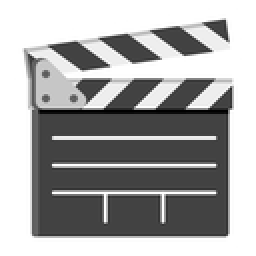
#> input picture src/studio/icons/icon-128.png, 128 x 128 px, given in place of emoji_u1f3ac.png, which was not available (shown 2 times larger)
$ python studio_icons.py
#> lines starting #> are read from the running program, lines starting #| are printed output that depends on the picture
"""Draws ScriptBot's icons into src/studio/icons/: Noto Emoji's clapperboard
(src/studio/icons/noto-emoji/, with its source and licence), with a thin white
outline so that its dark board shows on a dark tab or top bar, in the sizes and
file names of Speakr's icons under static/img/, which src/studio/rebrand.py
replaces with these when the image is built. One image for every size and
device: the icons do not depend on the system's emoji font.

Needs Pillow, which the studio image has:

    docker run --rm --memory 512m --network none -u "$(id -u):$(id -g)" -v "$PWD":/w -w /w \
        --entrypoint python ghcr.io/blake-dk/speakr-studio:<tag> -I scripts/studio_icons.py
"""

import os
import sys

from PIL import Image, ImageFilter

ROOT = os.path.dirname(os.path.dirname(os.path.abspath(__file__)))
SOURCE = os.path.join(ROOT, 'src', 'studio', 'icons', 'noto-emoji', 'emoji_u1f3ac.png')
OUT = os.path.join(ROOT, 'src', 'studio', 'icons')
WHITE = (255, 255, 255)
BASE = 512        # the outlined mark is made once at this size, then scaled down
INSET = 24        # room for the outline inside the square
OUTLINE = 21      # outline width at 512 px: about 1 px at 16 px


def outlined_mark():
    source = Image.open(SOURCE).convert('RGBA')
#> source is the input picture: PIL image 128x128 RGBA; mean R, G, B, A 116.2, 116.2, 116.2, 193.7
    inner = source.resize((BASE - 2 * INSET, BASE - 2 * INSET), Image.LANCZOS)
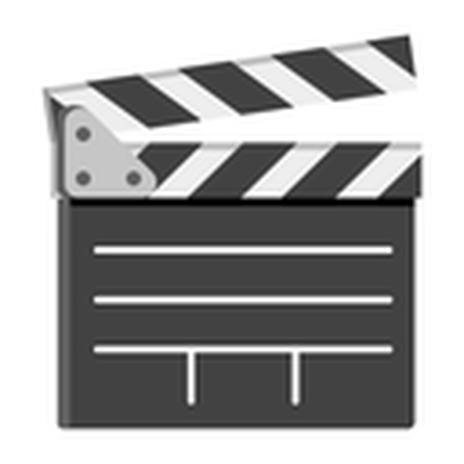
#> inner: PIL image 464x464 RGBA; mean R, G, B, A 119.2, 119.2, 119.2, 193.8; transparent parts drawn white
    mark = Image.new('RGBA', (BASE, BASE), (0, 0, 0, 0))
#> mark: PIL image 512x512 RGBA; every value is 0
    mark.alpha_composite(inner, (INSET, INSET))
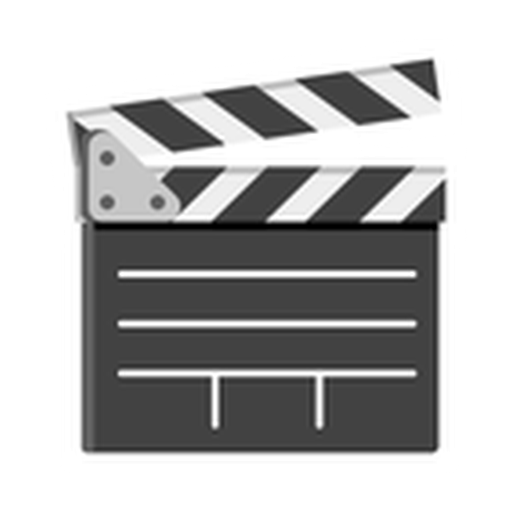
#> mark: PIL image 512x512 RGBA; mean R, G, B, A 97.9, 97.9, 97.9, 159.1; transparent parts drawn white
    halo = Image.new('RGBA', (BASE, BASE), WHITE + (0,))
    halo.putalpha(mark.split()[3].filter(ImageFilter.MaxFilter(2 * OUTLINE + 1)))
    out = Image.new('RGBA', (BASE, BASE), (0, 0, 0, 0))
    out.alpha_composite(halo)
    out.alpha_composite(mark)
    return out


def main():
    mark = outlined_mark()
    for name, size in (('icon-16x16.png', 16), ('icon-32x32.png', 32), ('icon-64.png', 64), ('icon-128.png', 128),
                       ('icon-180x180.png', 180), ('icon-192x192.png', 192), ('icon-512x512.png', 512)):
        mark.resize((size, size), Image.LANCZOS).save(os.path.join(OUT, name), optimize=True)
#> this loop made 7 passes
#> pass 1, in main, `mark.resize((size, size), Image.LANCZOS).save(os.path.join(OUT, name),..`:
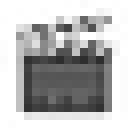
#> saved as icon-16x16.png: PIL image 16x16 RGBA (shown 8 times larger); mean R, G, B, A 161.1, 161.1, 161.1, 196.8; transparent parts drawn white
#> pass 2, in main, `mark.resize((size, size), Image.LANCZOS).save(os.path.join(OUT, name),..`:
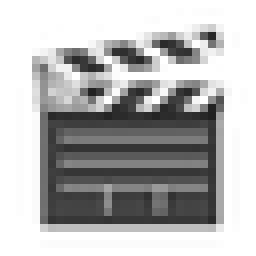
#> saved as icon-32x32.png: PIL image 32x32 RGBA (shown 8 times larger); mean R, G, B, A 148.4, 148.4, 148.4, 196.2; transparent parts drawn white
    # Maskable: the system cuts its own shape out of a full square, so the mark sits on white,
    # inside the safe circle (80 % of the side).
    maskable = Image.new('RGBA', (BASE, BASE), WHITE + (255,))
#> maskable: PIL image 512x512 RGBA; every value is 255
    side = int(BASE * 0.56)
    maskable.alpha_composite(mark.resize((side, side), Image.LANCZOS), ((BASE - side) // 2, (BASE - side) // 2))
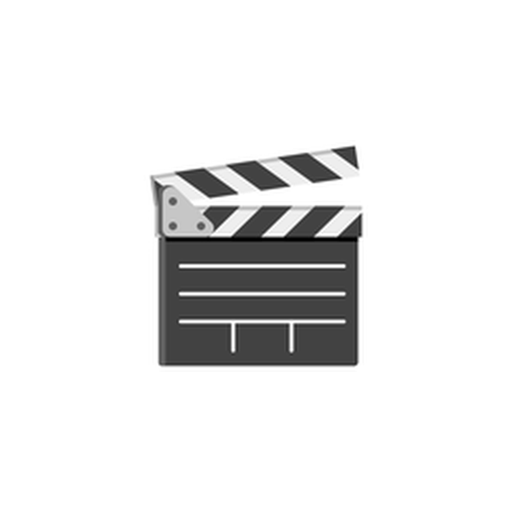
#> maskable: PIL image 512x512 RGBA; mean R, G, B, A 232.3, 232.3, 232.3, 255
    maskable.save(os.path.join(OUT, 'icon-maskable-512x512.png'), optimize=True)
    # The favicon in the sizes browsers pick from, each scaled from the same mark.
    mark.resize((48, 48), Image.LANCZOS).save(
        os.path.join(OUT, 'favicon.ico'), sizes=[(16, 16), (32, 32), (48, 48)],
        append_images=[mark.resize((16, 16), Image.LANCZOS), mark.resize((32, 32), Image.LANCZOS)])
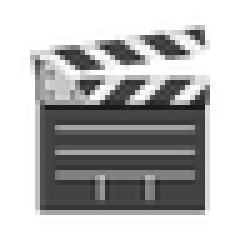
#> saved as favicon.ico: PIL image 48x48 RGBA (shown 5 times larger); mean R, G, B, A 150.4, 150.4, 150.4, 196.7; transparent parts drawn white
    print('\n'.join(sorted(n for n in os.listdir(OUT) if not os.path.isdir(os.path.join(OUT, n)))))
#| favicon.ico
#| icon-128.png
#| icon-16x16.png
#| icon-180x180.png
#| icon-192x192.png
#| icon-32x32.png
#| icon-512x512.png
#| icon-64.png
#| icon-maskable-512x512.png
    return 0


if __name__ == '__main__':
    sys.exit(main())
#> (the program exits here)
